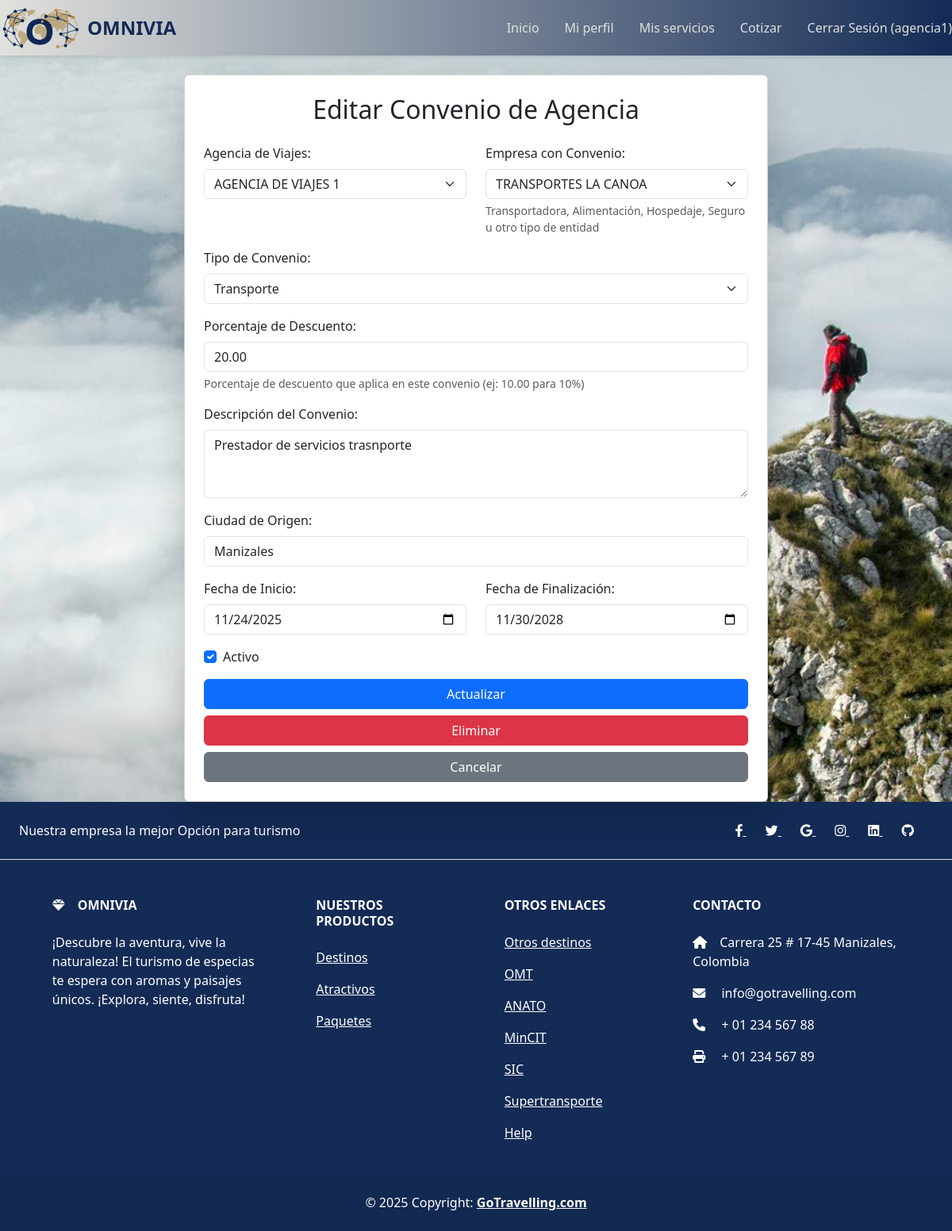
/api/convenios-agencia/1/editar/ (signed in), run on the app's committed database.
### cotizador/models.py (models this page shows, shortened)
class BaseModel(models.Model):
    class Meta:
        abstract = True

class ConvenioAgencia(BaseModel):
    entidad_agencia = models.ForeignKey(
        Entidad,
        on_delete=models.CASCADE,
        related_name='convenios_como_agencia',
        limit_choices_to={'tipo_entidad': 'Operadora turística o agencia de viajes'},
        verbose_name="Agencia de Viajes"
    )
    entidad_convenio = models.ForeignKey(
        Entidad,
        on_delete=models.CASCADE,
        related_name='convenios_con_agencias',
        verbose_name="Empresa con Convenio",
        help_text="Transportadora, Alimentación, Hospedaje, Seguro u otro tipo de entidad"
    )
    TIPO_CONVENIO_CHOICES = [
        ('Transporte', 'Transporte'),
        ('Alimentación', 'Alimentación'),
        ('Hospedaje', 'Hospedaje'),
        ('Seguro', 'Seguro'),
        ('Otro', 'Otro'),
    ]
    tipo_convenio = models.CharField(max_length=20, choices=TIPO_CONVENIO_CHOICES, verbose_name="Tipo de Convenio")
    ciudad_origen = models.CharField(max_length=255, verbose_name="Ciudad de Origen", blank=True, null=True)
    fecha_inicio = models.DateField(null=True, blank=True, verbose_name="Fecha de Inicio del Convenio")
    fecha_fin = models.DateField(null=True, blank=True, verbose_name="Fecha de Finalización del Convenio")
    activo = models.BooleanField(default=True, verbose_name="Activo")
    porcentaje_descuento = models.DecimalField(
        max_digits=5,
        decimal_places=2,
        default=0.00,
        verbose_name="% de Descuento",
        help_text="Porcentaje de descuento que aplica en este convenio (ej: 10.00 para 10%)"
    )
    descripcion = models.TextField(blank=True, null=True, verbose_name="Descripción del Convenio")
    class Meta:
        verbose_name = "Convenio de Agencia"
        verbose_name_plural = "Convenios de Agencia"

### cotizador/views.py (the view)
# urls.py: path('convenios-agencia/<int:pk>/editar/', ConvenioAgenciaUpdateView.as_view(), name='convenio-agencia-update'),
class ConvenioAgenciaUpdateView(BaseUpdateView):
    model = ConvenioAgencia
    form_class = ConvenioAgenciaForm
    template_name = 'convenio_agencia_form.html'
    def dispatch(self, request, *args, **kwargs):
        if hasattr(request.user, 'entidad'):
            convenio = self.get_object()
            if convenio.entidad_agencia != request.user.entidad:
                from django.contrib import messages
                messages.error(request, 'No tienes permiso para editar este convenio.')
                return redirect('convenios-agencia-list')
        else:
            from django.contrib import messages
            messages.error(request, 'Acceso no autorizado.')
            return redirect('dashboard')
        return super().dispatch(request, *args, **kwargs)
    def get_form_kwargs(self):
        kwargs = super().get_form_kwargs()
        if hasattr(self.request.user, 'entidad'):
            kwargs['entidad_usuario'] = self.request.user.entidad
        return kwargs

### cotizador/forms.py (shortened to what this page needs)
class EntidadRegistrationForm(FormHelperMixin, forms.ModelForm):
    username = forms.CharField(max_length=150, label='Nombre de Usuario')
    password = forms.CharField(widget=forms.PasswordInput, label='Contraseña')
    password2 = forms.CharField(widget=forms.PasswordInput, label='Confirmar Contraseña')
    class Meta:
        model = Entidad
        fields = [
            'nombre', 'nit', 'rnt', 'tipo_persona', 'tipo_entidad', 'otro_tipo_entidad', 'subcategoria', 'tipo_documento',
            'caracteristicas', 'pais', 'departamento', 'municipio', 'direccion', 'barrio', 'observacion', 'mail',
        ]
        widgets = {
            'pais': forms.Select,
            'departamento': forms.Select,
            'municipio': forms.Select,
        }

### cotizador/context_processors.py (called while the page is built)
def forms_context(request):
    return {
        'registration_form': EntidadRegistrationForm()
    }

### cotizador/crud_views.py (called while the page is built)
    def get_context_data(self, **kwargs):
        context = super().get_context_data(**kwargs)
        context['entidad_logo_url'] = self.request.session.get('entidad_logo_url')
        return context

    def get_queryset(self):
        if hasattr(self.model, 'entidad'):
            return self.model.objects.filter(entidad=self.request.user.entidad)
        return super().get_queryset()

### cotizador/models.py (called while the page is built)
    def __str__(self):
        return self.nombre

### omniviadj_project/templates/convenio_agencia_form.html (shortened to what this page needs)
{% extends 'form_base.html' %}
{% load static %}
{% block form_heading %}{% if object %}Editar Convenio de Agencia{% else %}Crear Nuevo Convenio de Agencia{% endif %}{% endblock %}
{% block delete_url %}{% if object %}{% url 'convenio-agencia-delete' pk=object.pk %}{% endif %}{% endblock %}
{% block object_type %}convenio de agencia{% endblock %}
{% block form_fields %}
    {% if object %}
        <div class="row mb-3">
            <div class="col-md-6">
                <label for="{{ form.entidad_agencia.id_for_label }}" class="form-label">Agencia de Viajes:</label>
                {{ form.entidad_agencia }}
            </div>
            <div class="col-md-6">
                <label for="{{ form.entidad_convenio.id_for_label }}" class="form-label">Empresa con Convenio:</label>
                {{ form.entidad_convenio }}
                {% if form.entidad_convenio.help_text %}
                    <div class="form-text">{{ form.entidad_convenio.help_text }}</div>
                {% endif %}
            </div>
        </div>
    {% endif %}
    <div class="mb-3">
        <label for="{{ form.tipo_convenio.id_for_label }}" class="form-label">Tipo de Convenio:</label>
        {{ form.tipo_convenio }}
    </div>
    <div class="mb-3">
        <label for="{{ form.porcentaje_descuento.id_for_label }}" class="form-label">Porcentaje de Descuento:</label>
        {{ form.porcentaje_descuento }}
        {% if form.porcentaje_descuento.help_text %}
            <div class="form-text">{{ form.porcentaje_descuento.help_text }}</div>
        {% endif %}
    </div>
    <div class="mb-3">
        <label for="{{ form.descripcion.id_for_label }}" class="form-label">Descripción del Convenio:</label>
        {{ form.descripcion }}
    </div>
    <div class="mb-3">
        <label for="{{ form.ciudad_origen.id_for_label }}" class="form-label">Ciudad de Origen:</label>
        {{ form.ciudad_origen }}
    </div>
    <div class="row mb-3">
        <div class="col-md-6">
            <label for="{{ form.fecha_inicio.id_for_label }}" class="form-label">Fecha de Inicio:</label>
            {{ form.fecha_inicio }}
        </div>
        <div class="col-md-6">
            <label for="{{ form.fecha_fin.id_for_label }}" class="form-label">Fecha de Finalización:</label>
            {{ form.fecha_fin }}
        </div>
    </div>
    <div class="mb-3">
        <div class="form-check">
            {{ form.activo }}
            <label class="form-check-label" for="{{ form.activo.id_for_label }}">{{ form.activo.label }}</label>
        </div>
    </div>
{% endblock %}

### omniviadj_project/templates/base.html (shortened to what this page needs)
<!DOCTYPE html>
<html lang="es">
<head>
    {% load static %}
    <link rel="stylesheet" href="{% static 'css/style.css' %}">
    <link href="https://cdn.jsdelivr.net/npm/bootstrap@5.3.3/dist/css/bootstrap.min.css" rel="stylesheet">
    <link rel="stylesheet" href="https://cdnjs.cloudflare.com/ajax/libs/font-awesome/6.0.0-beta3/css/all.min.css" />
</head>
<body class="{% block body_class %}{% endblock %} {% block extra_body_classes %}{% endblock %}">
    {% block navbar %}
    <nav class="navbar navbar-{{ entidad.tipo_entidad|slugify }}">
        <div class="nav-logo">
            <a href="{% url 'home' %}">
                <img src="{% static 'images/LogoOmnivia.webp' %}" alt="Logo" class="logo-img">
                <span class="logo-text">Omnivia</span>
            </a>
        </div>
        <div class="nav-items">
            {% if user.is_authenticated %}
                <a class="nav-link" href="{% url 'dashboard' %}">Inicio</a>
                <a class="nav-link" href="{% url 'profile_update' %}">Mi perfil</a>
                <a class="nav-link" href="{% url 'data_entry' %}">Mis servicios</a>
                {% if entidad_tipo == 'Operadora turística o agencia de viajes' %}
                <a class="nav-link" href="{% url 'quotation_form' %}">Cotizar</a>
                {% endif %}
                <form action="{% url 'logout' %}" method="post" style="display: inline;">
                    <button type="submit" class="nav-link btn btn-link" style="color: inherit; text-decoration: none;">Cerrar Sesión ({{ user.username }})</button>
                </form>
            {% else %}
                <a class="nav-link" data-bs-toggle="modal" data-bs-target="#loginModal" href="#">Iniciar Sesión</a>
                <a class="nav-link" data-bs-toggle="modal" data-bs-target="#registrationModal" href="#">Registrarse</a>
            {% endif %}
        </div>
    </nav>
    {% endblock %}
    <div style="position: relative;">
        {% block content %}
        {% endblock %}
    </div>
    <footer class="text-center text-lg-start text-white" style="background-color: #132b55;">
      <section class="d-flex justify-content-center justify-content-lg-between p-4 border-bottom">
        <div class="me-5 d-none d-lg-block">
          <span>Nuestra empresa la mejor Opción para turismo</span>
        </div>
        <div>
          <a href="" class="me-4 text-reset">
            <i class="fab fa-facebook-f"></i>
          </a>
          <a href="" class="me-4 text-reset">
            <i class="fab fa-twitter"></i>
          </a>
          <a href="" class="me-4 text-reset">
            <i class="fab fa-google"></i>
          </a>
          <a href="" class="me-4 text-reset">
            <i class="fab fa-instagram"></i>
          </a>
          <a href="" class="me-4 text-reset">
            <i class="fab fa-linkedin"></i>
          </a>
          <a href="" class="me-4 text-reset">
            <i class="fab fa-github"></i>
          </a>
        </div>
      </section>
      <section class="">
        <div class="container text-center text-md-start mt-5">
          <div class="row mt-3">
            <div class="col-md-3 col-lg-4 col-xl-3 mx-auto mb-4">
              <h6 class="text-uppercase fw-bold mb-4">
                <i class="fas fa-gem me-3"></i>Omnivia
              </h6>
              <p>
              ¡Descubre la aventura, vive la naturaleza! El turismo de especias te espera con aromas y paisajes únicos. ¡Explora, siente, disfruta!
              </p>
            </div>
            <div class="col-md-2 col-lg-2 col-xl-2 mx-auto mb-4">
              <h6 class="text-uppercase fw-bold mb-4">
                Nuestros Productos
              </h6>
              <p>
                <a href="#!" class="text-reset">Destinos</a>
              </p>
              <p>
                <a href="#!" class="text-reset">Atractivos</a>
              </p>
              <p>
                <a href="#!" class="text-reset">Paquetes</a>
              </p>
            </div>
            <div class="col-md-3 col-lg-2 col-xl-2 mx-auto mb-4">
              <h6 class="text-uppercase fw-bold mb-4">
                Otros enlaces
              </h6>
              <p>
                <a href="#!" class="text-reset" target="_blank">Otros destinos</a>
              </p>
              <p>
                <a href="https://www.unwto.org/es" class="text-reset" target="_blank">OMT</a>
              </p>
              <p>
                <a href="https://anato.org/" class="text-reset" target="_blank">ANATO</a>
              </p>
              <p>
                <a href="https://www.mincit.gov.co/inicio" class="text-reset" target="_blank">MinCIT</a>
              </p>
               <p>
                <a href="https://sedeelectronica.sic.gov.co/" class="text-reset" target="_blank">SIC</a>
              </p>
              <p>
                <a href="https://www.supertransporte.gov.co/" class="text-reset"target="_blank">Supertransporte</a>
              </p>
              <p>
                <a href="#!" class="text-reset" target="_blank">Help</a>
              </p>
            </div>
            <div class="col-md-4 col-lg-3 col-xl-3 mx-auto mb-md-0 mb-4">
              <h6 class="text-uppercase fw-bold mb-4">Contacto</h6>
              <p><i class="fas fa-home me-3"></i>Carrera 25 # 17-45 Manizales, Colombia</p>
              <p>
                <i class="fas fa-envelope me-3"></i>
                info@gotravelling.com
              </p>
              <p><i class="fas fa-phone me-3"></i> + 01 234 567 88</p>
              <p><i class="fas fa-print me-3"></i> + 01 234 567 89</p>
            </div>
          </div>
        </div>
      </section>
      <div class="text-center p-4" style="background-color: rgba(0, 0, 0, 0.05);">
        © 2025 Copyright:
        <a class="text-reset fw-bold" href="https://mdbootstrap.com/" target="_blank" >GoTravelling.com</a>
      </div>
    </footer>
</body>
</html>

### static/css/style.css (style rules this page uses)
.navbar { height: 70px; background: linear-gradient(90deg, #e1e1dd 0%, #132b55 100%); padding: 60px 20px; display: flex; align-items: center; justify-content: space-between; position: relative; box-shadow: 0 2px 5px rgba(0,0,0,0.1); overflow: hidden; }
.logo-img { animation: fadeIn 1.5s ease-in-out; width: 100px; height: auto; }
.nav-logo a { color: #132b55; text-decoration: none; font-size: 1.5rem; font-weight: bold; text-transform: uppercase; display: flex; align-items: center; gap: 10px; }
.logo-text { color: #132b55; font-size: 1.5rem; font-weight: bold; opacity: 0; transform: translateX(-30px); animation: slideInFromLeft 1s ease-out forwards; animation-delay: 1.5s; }
.nav-items { color: #e1e1dd; display: flex; gap: 2rem; }
.nav-link { color: #e1e1dd; text-decoration: none; font-weight: 500; font-size: 1.1rem; transition: all 0.3s ease; position: relative; opacity: 0; transform: translateY(-100%); animation: curtainEffect 0.5s ease-out forwards; }
.nav-link:nth-child(1) { animation-delay: 0.2s; }
.nav-link:nth-child(2) { animation-delay: 0.4s; }
.nav-link:nth-child(3) { animation-delay: 0.6s; }
.nav-link:nth-child(4) { animation-delay: 0.8s; }
.nav-link::after { content: ''; position: absolute; bottom: -5px; left: 0; width: 0; height: 2px; background-color: #bb995b; transition: width 0.3s ease; }
.form-check-input { margin-right: 0.5rem; }
.form-check-label { cursor: pointer; }

### data on the page
ConvenioAgencia: entidad_agencia "AGENCIA DE VIAJES 1", entidad_convenio "TRANSPORTES LA CANOA", tipo_convenio "Transporte", porcentaje_descuento "20.00", descripcion "Prestador de servicios trasnporte", ciudad_origen "Manizales", fecha_inicio "11/24/2025", fecha_fin "11/30/2028", activo "☑"

### other printed values
{{ user.username }} "agencia1"
